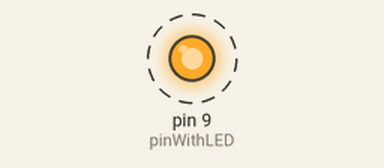
The sketch below on a simulated Arduino Uno, built with avr-gcc and run on an emulated ATmega328P. Parts: output pins drawn as LEDs (lit = HIGH). Dashed ring = blinking.

Above: at 0.05 s.
Timing chart, 0 to 3.0 s (numbered marks = the images above):
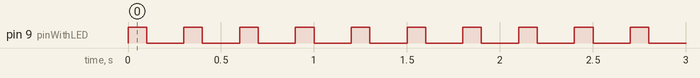

The sketch:

einparkhilfe_workshop_step4.ino
```cpp
int pinWithLED = 9;

void setup() {
  // initialize digital pin LED_BUILTIN as an output.
  pinMode(pinWithLED, OUTPUT);
}

// the loop function runs over and over again forever
void loop() {
  digitalWrite(pinWithLED, HIGH);   // turn the LED on
  delay(100);                        // wait 0.1 second
  digitalWrite(pinWithLED, LOW);    // turn the LED off
  delay(200);                        // wait 0.2 second
}
```

Measured:
- by itself, pin 9 (pinWithLED): alternates HIGH for 0.10 s and LOW for 0.20 s
